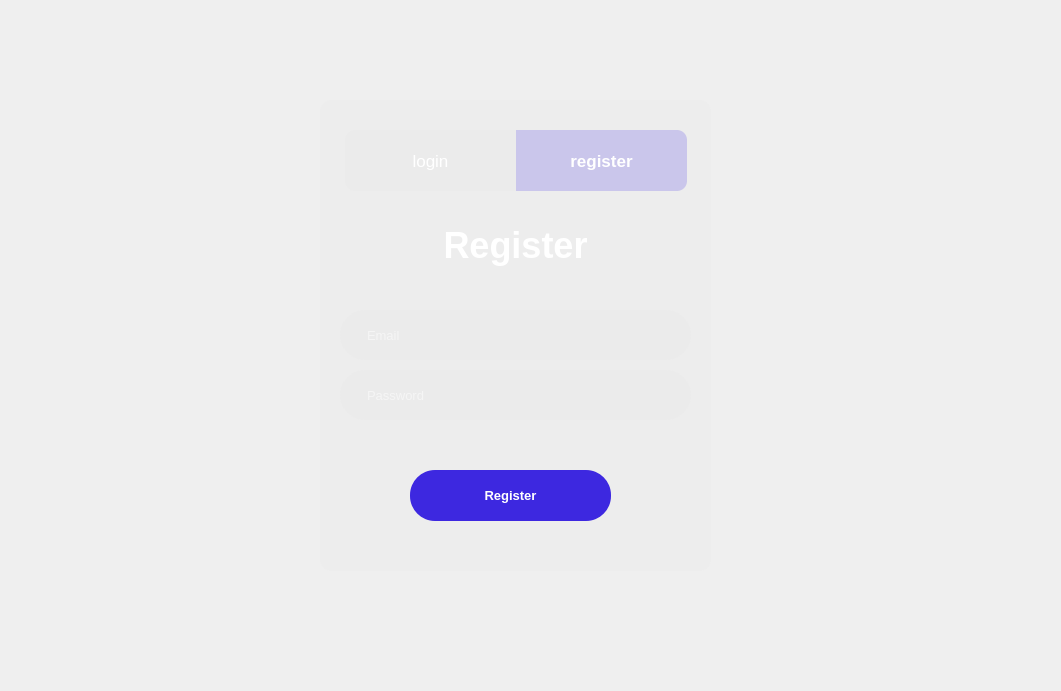
<?xml version="1.0" encoding="UTF-8"?>
<ui version="4.0">
 <class>Form</class>
 <widget class="QWidget" name="Form">
  <property name="geometry">
   <rect>
    <x>0</x>
    <y>0</y>
    <width>1061</width>
    <height>691</height>
   </rect>
  </property>
  <property name="windowTitle">
   <string>Form</string>
  </property>
  <widget class="QFrame" name="frame">
   <property name="geometry">
    <rect>
     <x>320</x>
     <y>100</y>
     <width>391</width>
     <height>471</height>
    </rect>
   </property>
   <property name="styleSheet">
    <string notr="true">background-color:rgba(217, 217, 217, 0.1);
border-radius:12px;


</string>
   </property>
   <property name="frameShape">
    <enum>QFrame::StyledPanel</enum>
   </property>
   <property name="frameShadow">
    <enum>QFrame::Raised</enum>
   </property>
   <widget class="QLabel" name="label_2">
    <property name="geometry">
     <rect>
      <x>20</x>
      <y>110</y>
      <width>351</width>
      <height>71</height>
     </rect>
    </property>
    <property name="font">
     <font>
      <pointsize>27</pointsize>
      <weight>75</weight>
      <bold>true</bold>
     </font>
    </property>
    <property name="styleSheet">
     <string notr="true">background-color:rgba(217, 217, 217,0);
color:white;</string>
    </property>
    <property name="text">
     <string>Register</string>
    </property>
    <property name="alignment">
     <set>Qt::AlignCenter</set>
    </property>
   </widget>
   <widget class="QLineEdit" name="lineEdit">
    <property name="geometry">
     <rect>
      <x>20</x>
      <y>210</y>
      <width>351</width>
      <height>50</height>
     </rect>
    </property>
    <property name="font">
     <font>
      <pointsize>10</pointsize>
      <weight>50</weight>
      <bold>false</bold>
     </font>
    </property>
    <property name="styleSheet">
     <string notr="true">border-radius:25px;
padding-left:25px;
color:white;
</string>
    </property>
    <property name="alignment">
     <set>Qt::AlignLeading|Qt::AlignLeft|Qt::AlignVCenter</set>
    </property>
    <property name="placeholderText">
     <string>Email</string>
    </property>
   </widget>
   <widget class="QPushButton" name="pushButton">
    <property name="geometry">
     <rect>
      <x>90</x>
      <y>370</y>
      <width>201</width>
      <height>51</height>
     </rect>
    </property>
    <property name="font">
     <font>
      <pointsize>10</pointsize>
      <weight>75</weight>
      <bold>true</bold>
     </font>
    </property>
    <property name="cursor">
     <cursorShape>PointingHandCursor</cursorShape>
    </property>
    <property name="styleSheet">
     <string notr="true">background-color:rgb(61, 40, 224);
color:white;
font-weight:bold;
border-radius:25px;</string>
    </property>
    <property name="text">
     <string>Register</string>
    </property>
    <property name="checkable">
     <bool>false</bool>
    </property>
    <property name="checked">
     <bool>false</bool>
    </property>
    <property name="autoDefault">
     <bool>false</bool>
    </property>
    <property name="default">
     <bool>false</bool>
    </property>
    <property name="flat">
     <bool>false</bool>
    </property>
   </widget>
   <widget class="QPushButton" name="pushButton_3">
    <property name="geometry">
     <rect>
      <x>25</x>
      <y>30</y>
      <width>171</width>
      <height>61</height>
     </rect>
    </property>
    <property name="font">
     <font>
      <pointsize>13</pointsize>
      <weight>50</weight>
      <bold>false</bold>
     </font>
    </property>
    <property name="cursor">
     <cursorShape>PointingHandCursor</cursorShape>
    </property>
    <property name="styleSheet">
     <string notr="true">QPushButton{
	color:white;
	border-top-left-radius:10px;
	border-bottom-left-radius:10px;
	border-top-right-radius:0px;
	border-bottom-right-radius:0px;
}


</string>
    </property>
    <property name="text">
     <string>login</string>
    </property>
    <property name="checkable">
     <bool>false</bool>
    </property>
    <property name="checked">
     <bool>false</bool>
    </property>
   </widget>
   <widget class="QPushButton" name="pushButton_4">
    <property name="geometry">
     <rect>
      <x>196</x>
      <y>30</y>
      <width>171</width>
      <height>61</height>
     </rect>
    </property>
    <property name="font">
     <font>
      <pointsize>13</pointsize>
      <weight>75</weight>
      <bold>true</bold>
     </font>
    </property>
    <property name="cursor">
     <cursorShape>PointingHandCursor</cursorShape>
    </property>
    <property name="styleSheet">
     <string notr="true">color:white;
background-color:rgba(61, 40, 224, 0.2);
border-top-left-radius:0px;
border-bottom-left-radius:0px;
border-top-right-radius:10px;
border-bottom-right-radius:10px;
</string>
    </property>
    <property name="text">
     <string>register</string>
    </property>
   </widget>
   <widget class="QLineEdit" name="lineEdit_2">
    <property name="geometry">
     <rect>
      <x>20</x>
      <y>270</y>
      <width>351</width>
      <height>50</height>
     </rect>
    </property>
    <property name="font">
     <font>
      <pointsize>10</pointsize>
      <weight>50</weight>
      <bold>false</bold>
     </font>
    </property>
    <property name="styleSheet">
     <string notr="true">border-radius:25px;
padding-left:25px;
color:white;
</string>
    </property>
    <property name="alignment">
     <set>Qt::AlignLeading|Qt::AlignLeft|Qt::AlignVCenter</set>
    </property>
    <property name="placeholderText">
     <string>Password</string>
    </property>
   </widget>
   <zorder>label_2</zorder>
   <zorder>lineEdit</zorder>
   <zorder>pushButton_3</zorder>
   <zorder>pushButton_4</zorder>
   <zorder>pushButton</zorder>
   <zorder>lineEdit_2</zorder>
  </widget>
  <widget class="QLabel" name="label">
   <property name="geometry">
    <rect>
     <x>0</x>
     <y>0</y>
     <width>1071</width>
     <height>691</height>
    </rect>
   </property>
   <property name="styleSheet">
    <string notr="true">border-image: url(:/newPrefix/background.jpg) 0 0 0 0 stretch stretch;</string>
   </property>
   <property name="text">
    <string/>
   </property>
   <property name="pixmap">
    <pixmap resource="background.qrc">:/newPrefix/background.jpg</pixmap>
   </property>
   <property name="scaledContents">
    <bool>true</bool>
   </property>
  </widget>
  <zorder>label</zorder>
  <zorder>frame</zorder>
 </widget>
 <resources>
  <include location="background.qrc"/>
 </resources>
 <connections/>
</ui>
